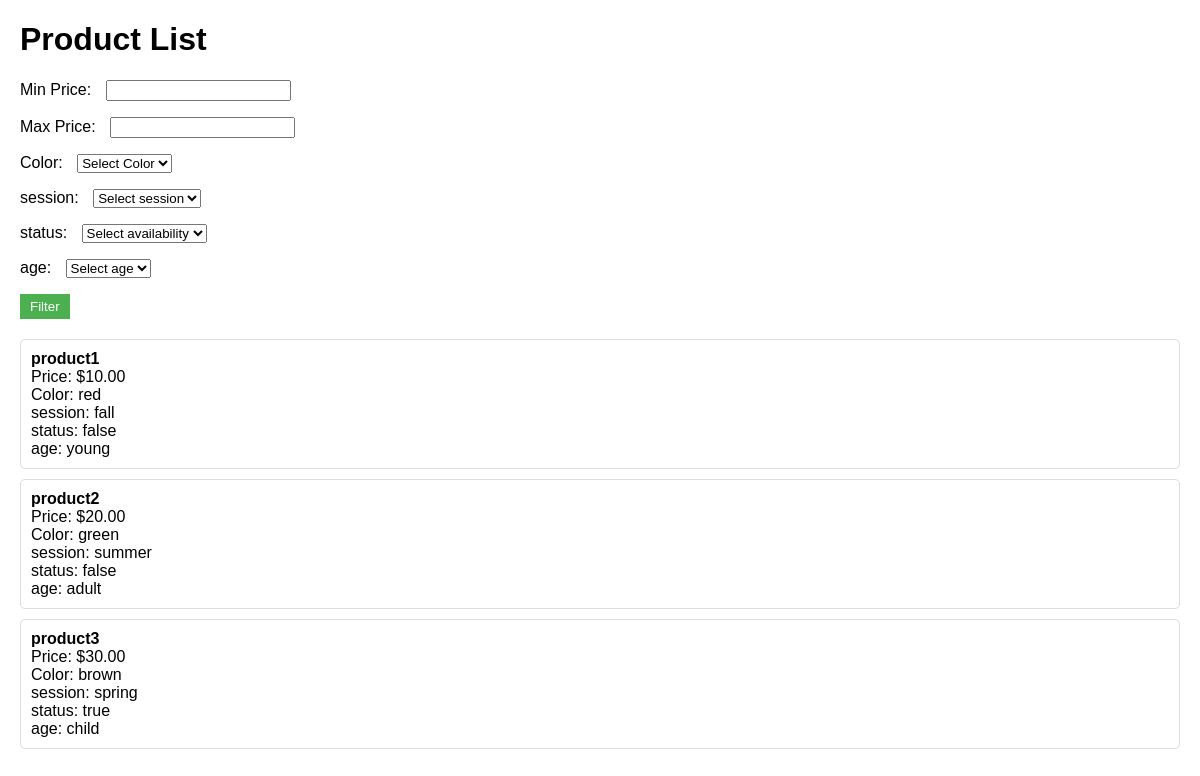
/filter/, run on the app's committed database.
### filter/models.py (models this page shows, shortened)
class Product(models.Model):
    name = models.CharField(max_length=255)
    price = models.DecimalField(max_digits=10, decimal_places=2)
    color = models.CharField(max_length=255, blank=True, null=True)
    session = models.CharField(max_length=255, blank=True, null=True)
    status = models.CharField(max_length=255, blank=True, null=True)
    age = models.CharField(max_length=255, blank=True, null=True)

### filter/views.py (the view)
# urls.py: path('', views.product_list, name='product_list')
def product_list(request):
    products = Product.objects.all()
    form = ProductFilterForm(request.GET)
    if form.is_valid():
        min_price = form.cleaned_data.get('min_price')
        max_price = form.cleaned_data.get('max_price')
        color = form.cleaned_data.get('color')
        session = form.cleaned_data.get('session')
        status = form.cleaned_data.get('status')
        age = form.cleaned_data.get('age')
        if min_price:
            products = products.filter(price__gte=min_price)
        if max_price:
            products = products.filter(price__lte=max_price)
        if color:
            products = products.filter(color__iexact=color)
        if session:
            products = products.filter(session__iexact=session)
        if status:
            products = products.filter(status__iexact=status)
        if age:
            products = products.filter(age__iexact=age)
    context = {
        'products': products,
        'form': form,
    }
    return render(request, 'product_list.html', context)

### filter/forms.py
class ProductFilterForm(forms.Form):
    min_price = forms.DecimalField(label='Min Price', required=False)
    max_price = forms.DecimalField(label='Max Price', required=False)
    color_choices = [
        ('', 'Select Color'),
        ('red', 'Red'),
        ('green', 'Green'),
        ('brown', 'Brown'),
    ]
    color = forms.ChoiceField(label='Color', choices=color_choices, required=False)
    session_choices = [
        ('', 'Select session'),
        ('spring', 'Spring'),
        ('summer', 'Summer'),
        ('fall', 'Fall'),
        ('winter', 'Winter'),
    ]
    session = forms.ChoiceField(label='session', choices=session_choices, required=False)
    status_choices = [
        ('', 'Select availability'),
        ('true', 'True'),
        ('false', 'False'),
    ]
    status = forms.ChoiceField(label='status', choices=status_choices, required=False)
    age_choices = [
        ('', 'Select age'),
        ('young', 'Young'),
        ('adult', 'Adult'),
        ('child', 'Child'),
        ('Baby', 'baby'),
    ]
    age = forms.ChoiceField(label='age', choices=age_choices, required=False)

### templates/product_list.html (shortened to what this page needs)
<!DOCTYPE html>
<html lang="en">
<head>
</head>
<body>
    <h1>Product List</h1>
    <form method="get" action="{% url 'product_list' %}">
        {{ form.as_p }}
        <button type="submit">Filter</button>
    </form>
    {% for product in products %}
        <div class="product">
            <strong>{{ product.name }}</strong><br>
            Price: ${{ product.price }}<br>
            Color: {{ product.color }}<br>
            session: {{ product.session }}<br>
            status: {{ product.status }}<br>
            age: {{ product.age }}<br>
        </div>
    {% empty %}
        <p>No products found.</p>
    {% endfor %}
</body>
</html>

### templates/product_list.html (style rules this page uses)
body { font-family: Arial, sans-serif; margin: 20px; }
form { margin-bottom: 20px; }
label { margin-right: 10px; }
button { padding: 5px 10px; background-color: #4CAF50; color: white; border: none; cursor: pointer; }
.product { margin-bottom: 10px; padding: 10px; border: 1px solid #ddd; border-radius: 5px; }

### data on the page
Product: name "product1", price "10.00", color "red", session "fall", status "false", age "young"
Product: name "product2", price "20.00", color "green", session "summer", status "false", age "adult"
Product: name "product3", price "30.00", color "brown", session "spring", status "true", age "child"
